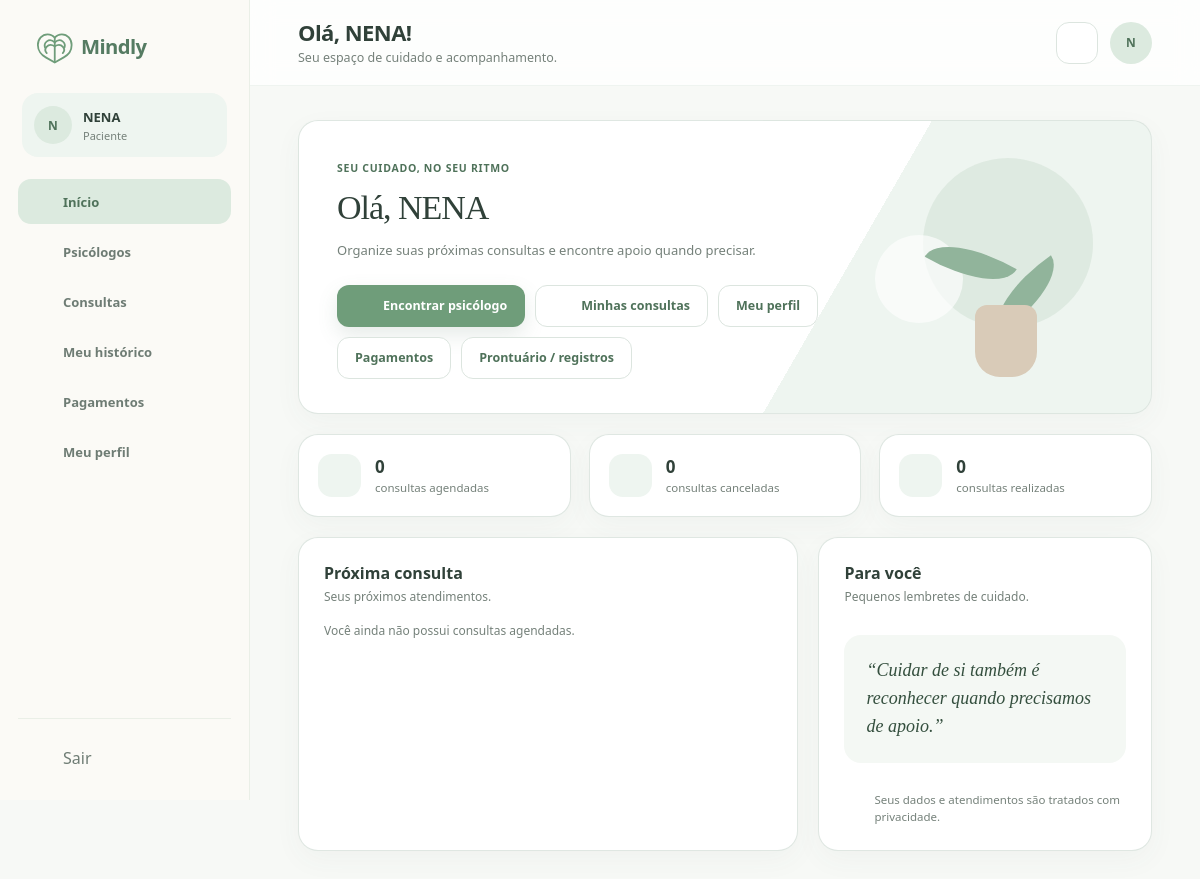
Screenshot of /view/dashboardPaciente.php (signed in) with the database file from the repository.
### tables this page shows
CREATE TABLE `usuarios` (
  `id` bigint(20) UNSIGNED NOT NULL,
  `nome` varchar(150) NOT NULL,
  `email` varchar(190) NOT NULL,
  `senha_hash` varchar(255) NOT NULL,
  `papel` enum('paciente','psicologo','admin') NOT NULL,
  `telefone` varchar(20) DEFAULT NULL,
  `avatar_url` varchar(500) DEFAULT NULL,
  `status` enum('pendente','ativo','suspenso','inativo') NOT NULL DEFAULT 'ativo',
  `email_verificado_em` datetime DEFAULT NULL,
  `ultimo_acesso_em` datetime DEFAULT NULL,
  `criado_em` timestamp NOT NULL DEFAULT current_timestamp(),
  `atualizado_em` timestamp NOT NULL DEFAULT current_timestamp() ON UPDATE current_timestamp()
);

### model/Database.php (called while the page is built, shortened)
<?php
function config(): array
{
    static $config;
    if ($config === null) {
        $config = require __DIR__ . '/../config.example.php';
    }
    return $config;
}
function db(): PDO
{
    static $pdo;
    if (!$pdo) {
        $c = config();
        $pdo = new PDO("mysql:host={$c['db_host']};port={$c['db_port']};dbname=mindly;charset=utf8mb4", $c['db_user'], $c['db_password'], [PDO::ATTR_ERRMODE => PDO::ERRMODE_EXCEPTION, PDO::ATTR_DEFAULT_FETCH_MODE => PDO::FETCH_ASSOC, PDO::ATTR_EMULATE_PREPARES => false]);
        $pdo->exec("SET time_zone = '+00:00'");
    }
    return $pdo;
}
function query(string $sql, array $params = []): PDOStatement
{
    $stmt = db()->prepare($sql);
    $stmt->execute($params);
    return $stmt;
}
function accountById($id)
{
    return query('SELECT u.*, p.status_verificacao FROM usuarios u LEFT JOIN psicologos p ON p.usuario_id=u.id WHERE u.id=?', [$id])->fetch();
}

### controller/Auth.php (called while the page is built, shortened)
<?php
require_once __DIR__ . '/../model/Database.php';
function e($value): string
{
    return htmlspecialchars((string) $value, ENT_QUOTES | ENT_SUBSTITUTE, 'UTF-8');
}
function accountProblem(array $user): ?string
{
    return null;
}
function requireRole(string $role): array
{
    try {
        $user = accountById($_SESSION['user_id']);
    } catch (Throwable $ex) {
        http_response_code(503);
        exit('Serviço temporariamente indisponível.');
    }
    return $user;
}

### controller/DadosController.php (called while the page is built, shortened)
<?php
require_once __DIR__ . '/../model/MindlyData.php';
function requestText(string $key): string
{
    return isset($_GET[$key]) && is_string($_GET[$key]) ? mb_substr(trim($_GET[$key]), 0, 190) : '';
}
function upcoming(array $rows): array
{
    return array_values(array_filter($rows, fn($c) => in_array($c['status'], ['aguardando_pagamento', 'confirmada', 'em_andamento'], true) && ($c['status'] === 'em_andamento' || mindlyTime($c['inicio_em']) >= mindlyTime())));
}
function completed(array $rows): array
{
    return array_values(array_filter($rows, fn($c) => $c['status'] === 'concluida'));
}
function pageData(string $page, array $user): array
{
    $model = new MindlyData($user);
    $d = ['notificacoes' => $model->notifications(), 'consulta' => null, 'profissional' => null, 'horarios' => [], 'busca' => requestText('q')];
    if (in_array($page, ['dashboardPaciente.php', 'dashboardPsicologo.php', 'dashboardAdmin.php', 'minhasConsultas.php', 'agendaPsicologo.php', 'atendimentosAdmin.php', 'relatoriosAdmin.php', 'pagamentosPaciente.php'], true)) {
        $d['consultas'] = $model->consultations();
        $d['proximas'] = upcoming($d['consultas']);
        $d['realizadas'] = completed($d['consultas']);
        $d['proxima'] = $d['proximas'][0] ?? null;
        $d['hoje'] = array_values(array_filter($d['consultas'], fn($c) => mindlyTime($c['inicio_em'])->format('Y-m-d') === mindlyTime()->format('Y-m-d')));
    }
    if ($page === 'dashboardPaciente.php') {
        $d['canceladas'] = array_values(array_filter($d['consultas'], fn($c) => $c['status'] === 'cancelada'));
        $future = array_values(array_filter($d['proximas'], fn($c) => mindlyTime($c['inicio_em']) >= mindlyTime()));
        $d['proxima'] = $future[0] ?? null;
    }
    $d['anterior'] = $_SESSION['operacao_anterior'] ?? [];
    return $d;
}
function loadPageData(string $page, array $user): array
{
    try {
        return pageData($page, $user);
    } catch (Throwable $error) {
        error_log('Mindly: falha ao consultar dados da página (' . get_class($error) . ').');
        http_response_code(503);
        exit('Não foi possível carregar os dados. Tente novamente mais tarde.');
    }
}

### model/MindlyData.php (called while the page is built, shortened)
<?php
require_once __DIR__ . '/Database.php';
final class MindlyData
{
    private int $id;
    private string $role;
    public function __construct(array $user)
    {
        $this->id = (int) $user['id'];
        $this->role = $user['papel'];
    }
    private function scope(string $alias = 'c'): array
    {
        $column = ['paciente' => 'paciente_id', 'psicologo' => 'psicologo_id'][$this->role] ?? null;
        return ["$alias.$column=?", [$this->id]];
    }
    public function consultations(?int $id = null): array
    {
        [$where, $params] = $this->scope();
        return query("SELECT c.id,c.consulta_origem_id,c.paciente_id,c.psicologo_id,c.valor,c.modalidade,c.status,c.criado_em,c.iniciada_em,c.encerrada_em,
            h.inicio_em,h.fim_em,TIMESTAMPDIFF(MINUTE,h.inicio_em,h.fim_em) duracao,
            pa.nome paciente_nome,COALESCE(NULLIF(p.nome_profissional,''),pu.nome) psicologo_nome,p.area_atuacao,p.crp
            FROM consultas c JOIN horarios_agenda h ON h.id=c.horario_id AND h.psicologo_id=c.psicologo_id
            JOIN usuarios pa ON pa.id=c.paciente_id JOIN usuarios pu ON pu.id=c.psicologo_id
            JOIN psicologos p ON p.usuario_id=c.psicologo_id WHERE $where ORDER BY h.inicio_em,c.id", $params)->fetchAll();
    }
    public function notifications(): array
    {
        return query('SELECT id,titulo,mensagem,criado_em FROM notificacoes WHERE usuario_id=? AND lida_em IS NULL ORDER BY criado_em DESC,id DESC', [$this->id])->fetchAll();
    }
}

### view/componentes/componentes.php (the view, shortened to what this page needs)
<?php
function icon($name, $class = '')
{
    $svg = $icons[$name] ?? $icons['home'];
    return '<svg class="icone ' . $class . '" viewBox="0 0 24 24" aria-hidden="true">' . $svg . '</svg>';
}
function navItems($perfil)
{
    if ($perfil === 'paciente')
        return [
            ['dashboardPaciente.php', 'home', 'Início', 'inicio'],
            ['buscarPsicologos.php', 'search', 'Psicólogos', 'psicologos'],
            ['minhasConsultas.php', 'calendar', 'Consultas', 'consultas'],
            ['prontuarioPaciente.php', 'file', 'Meu histórico', 'historico'],
            ['pagamentosPaciente.php', 'wallet', 'Pagamentos', 'pagamentos'],
            ['perfilPaciente.php', 'user', 'Meu perfil', 'perfil'],
        ];
    return [
        ['dashboardAdmin.php', 'home', 'Visão geral', 'inicio'],
        ['usuariosAdmin.php', 'users', 'Usuários', 'usuarios'],
        ['atendimentosAdmin.php', 'video', 'Atendimentos', 'atendimentos'],
        ['relatoriosAdmin.php', 'chart', 'Relatórios', 'relatorios'],
    ];
}
function abrirLayout($perfil, $ativo, $titulo, $subtitulo, $nome)
{
    global $currentUser, $d;
    $nome = e($currentUser['nome']);
    if ($ativo === 'inicio' && in_array($perfil, ['paciente', 'psicologo'], true)) {
        $primeiroNome = preg_split('/\s+/u', trim($currentUser['nome']))[0];
        $titulo = 'Olá, ' . e($primeiroNome) . '!';
    }
    $perfilLabel = $perfil === 'paciente' ? 'Paciente' : ($perfil === 'psicologo' ? 'Psicólogo(a)' : 'Administrador');
    $iniciais = e(mb_strtoupper(mb_substr($currentUser['nome'], 0, 1)));
    echo '<div class="app">';
    echo '<aside class="sidebar">';
    echo '<a class="sidebar-logo" href="home.php"><img src="../img/logo-mindly.svg" alt="Mindly"></a>';
    echo '<div class="perfil-lateral"><span class="avatar avatar-pequeno">' . $iniciais . '</span><div><strong>' . $nome . '</strong><span>' . $perfilLabel . '</span></div></div>';
    echo '<nav class="menu-lateral">';
    foreach (navItems($perfil) as $item) {
        [$href, $ico, $label, $key] = $item;
        $classe = $key === $ativo ? 'item-menu ativo' : 'item-menu';
        echo '<a class="' . $classe . '" href="' . $href . '">' . icon($ico) . '<span>' . $label . '</span></a>';
    }
    echo '</nav>';
    echo '<div class="sidebar-rodape"><form method="post" action="../processamento/auth.php">' . csrfField() . '<input type="hidden" name="acao" value="logout"><button class="item-menu" style="border:0;background:transparent;width:100%;cursor:pointer;font:inherit" type="submit">' . icon('logout') . '<span>Sair</span></button></form></div>';
    echo '</aside>';
    echo '<main class="area-app">';
    echo '<header class="topbar"><div class="titulo-topbar"><h1>' . $titulo . '</h1><p>' . $subtitulo . '</p></div><div class="acoes-topbar"><details class="notificacoes"><summary class="botao-icone" aria-label="Notificações">' . icon('bell');
    echo '</summary><div class="painel-notificacoes"><h2>Notificações</h2>';
    echo '</div></details><span class="avatar">' . $iniciais . '</span></div></header>';
    echo '<section class="conteudo-app">';
}
function fecharLayout()
{
    echo '</section></main></div>';
}
?>

### view/dashboardPaciente.php (shortened to what this page needs)
<?php require_once __DIR__ . '/../controller/Auth.php';
$currentUser = requireRole('paciente'); ?>
<?php require_once __DIR__ . '/../controller/DadosController.php';
$d = loadPageData(basename(__FILE__), $currentUser);
require_once __DIR__ . '/componentes/componentes.php';
require_once __DIR__ . '/componentes/dados.php'; ?>
<!DOCTYPE html>
<html lang="pt-BR">
<head>
    <link rel="stylesheet" href="../css/componentes.css">
    <link rel="stylesheet" href="../css/dashboardPaciente.css">
</head>
<body><?php abrirLayout('paciente', 'inicio', 'Olá!', 'Seu espaço de cuidado e acompanhamento.', $currentUser['nome']); ?>
    <div class="boas-vindas cartao">
        <div><span class="mini-label">Seu cuidado, no seu ritmo</span>
            <h2>Olá, <?= e($currentUser['nome']) ?></h2>
            <p>Organize suas próximas consultas e encontre apoio quando precisar.</p>
            <div class="acoes-boas-vindas"><a class="botao botao-principal"
                    href="buscarPsicologos.php"><?= icon('search') ?> Encontrar psicólogo</a><a
                    class="botao botao-secundario" href="minhasConsultas.php"><?= icon('calendar') ?> Minhas
                    consultas</a><a class="botao botao-secundario" href="perfilPaciente.php">Meu perfil</a><a class="botao botao-secundario" href="pagamentosPaciente.php">Pagamentos</a><a class="botao botao-secundario" href="prontuarioPaciente.php">Prontuário / registros</a></div>
        </div>
        <div class="ilustracao-calma"><span class="circulo c1"></span><span class="circulo c2"></span><span
                class="folha f1"></span><span class="folha f2"></span><span class="vaso"></span></div>
    </div>
    <div class="grid-resumo">
        <article class="cartao resumo"><span class="icone-card"><?= icon('calendar') ?></span>
            <div><strong><?= count($d['proximas']) ?></strong><span>consultas agendadas</span></div>
        </article>
        <article class="cartao resumo"><span class="icone-card"><?= icon('clock') ?></span>
            <div><strong><?= count($d['canceladas']) ?></strong><span>consultas canceladas</span></div>
        </article>
        <article class="cartao resumo"><span class="icone-card"><?= icon('heart') ?></span>
            <div><strong><?= count($d['realizadas']) ?></strong><span>consultas realizadas</span></div>
        </article>
    </div>
    <div class="grid-principal">
        <article class="cartao proxima">
            <div class="cartao-cabecalho">
                <div>
                    <h2>Próxima consulta</h2>
                    <p>Seus próximos atendimentos.</p>
                </div><?php if ($c = $d['proxima']): ?><span
                        class="tag"><?= e(statusLabel($c['status'])) ?></span><?php endif; ?>
            </div>
            <?php if ($c): ?>
                <div class="consulta-info"><span class="avatar-foto grande"><?= e(initials($c['psicologo_nome'])) ?></span>
                    <div>
                        <h3><?= e($c['psicologo_nome']) ?></h3><span><?= e($c['area_atuacao'] ?? '') ?></span>
                        <p><b><?= dateLabel($c['inicio_em'], 'd/m/Y') ?></b> · <?= dateLabel($c['inicio_em'], 'H:i') ?> ·
                            <?= (int) $c['duracao'] ?> min</p>
                    </div>
                </div>
                <div class="acoes-consulta"><a class="botao botao-suave"
                        href="<?= e(publicLink('perfilPsicologo.php', $c['psicologo_id'])) ?>">Ver profissional</a><a
                        class="botao botao-principal"
                        href="<?= e(publicLink('minhasConsultas.php', $c['id'], 'consulta_id')) ?>"><?= icon('calendar') ?> Ver
                        atendimento</a></div>
            <?php else:
                emptyState('Você ainda não possui consultas agendadas.'); endif; ?>
        </article>
        <article class="cartao lembrete">
            <div class="cartao-cabecalho">
                <div>
                    <h2>Para você</h2>
                    <p>Pequenos lembretes de cuidado.</p>
                </div>
            </div>
            <blockquote>“Cuidar de si também é reconhecer quando precisamos de apoio.”</blockquote>
            <div class="seguranca"><?= icon('shield') ?><span>Seus dados e atendimentos são tratados com
                    privacidade.</span></div>
        </article>
    </div>
    <?php fecharLayout(); ?>
</body>
</html>

### rows the page displays
usuarios: nome "N", nome "NENA", papel "Paciente", nome "Olá, NENA!"

### other values shown
$label "Início"
$label "Psicólogos"
$label "Consultas"
$label "Meu histórico"
$label "Pagamentos"
$label "Meu perfil"
$subtitulo "Seu espaço de cuidado e acompanhamento."
count($d['proximas']) "0"
count($d['canceladas']) "0"
count($d['realizadas']) "0"
$message "Você ainda não possui consultas agendadas."
